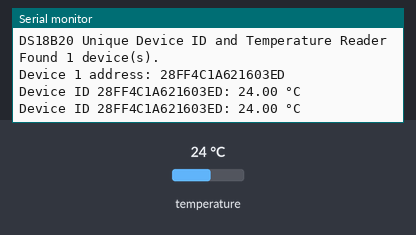
Bench run of a sketch on a simulated Arduino Uno, built with avr-gcc and run on an emulated ATmega328P. Shown: the last lines printed to the serial monitor. The test bench sets the inputs (shaded band); at power-on: temperature 24 °C.

Above: at 3.3 s.
3.4 s: temperature set to 12 °C
At 5.1 s:
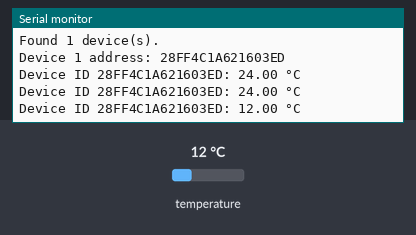
5.9 s: temperature set to 19 °C
At 7.5 s:
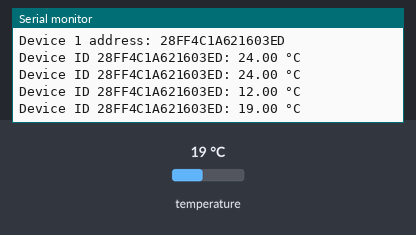
Timing chart, 0 to 9.0 s (numbered marks = the images above; inputs shaded):
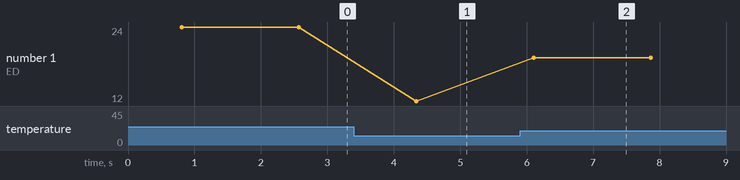

Measured:
- after the input at 3.4 s, the serial monitor: prints a new line after 0.94 s (image 1)
- after the input at 5.9 s, the serial monitor: prints a new line after 0.20 s (image 2)
- plotted number 1: 24 → 12 after the input at 3.4 s, 12 → 19 after the input at 5.9 s

The sketch:

TempSenseID.ino
```cpp
#include <OneWire.h>
#include <DallasTemperature.h>

// This program reads the unique device IDs of all temperature sensors attached to the board
// and continously prints them with their corresponding temperature reading on the Serial Monitor.
// The program is needed to identify and map which temp sensor corresponds to which battery cell.
// The program was made by ChatGPT 4 and surprisingly, it works with no edits.

// Pin where the DS18B20 is connected
#define ONE_WIRE_BUS 6

OneWire oneWire(ONE_WIRE_BUS);
DallasTemperature sensors(&oneWire);

// Maximum number of devices we expect to find
#define MAX_DEVICES 64

DeviceAddress deviceAddress[MAX_DEVICES];
int numberOfDevices = 0;

void setup() {
  // Start the Serial Monitor
  Serial.begin(9600);
  Serial.println("DS18B20 Unique Device ID and Temperature Reader");

  // Start up the library
  sensors.begin();

  // Look for devices on the bus and count them
  while (oneWire.search(deviceAddress[numberOfDevices])) {
    if (OneWire::crc8(deviceAddress[numberOfDevices], 7) != deviceAddress[numberOfDevices][7]) {
      Serial.println("CRC is not valid!");
      return;
    }
    numberOfDevices++;
    if (numberOfDevices >= MAX_DEVICES) break;
  }

  // Reset the search
  oneWire.reset_search();

  if (numberOfDevices == 0) {
    Serial.println("No DS18B20 devices found");
  } else {
    Serial.print("Found ");
    Serial.print(numberOfDevices);
    Serial.println(" device(s).");
    for (int i = 0; i < numberOfDevices; i++) {
      Serial.print("Device ");
      Serial.print(i + 1);
      Serial.print(" address: ");
      printAddress(deviceAddress[i]);
      Serial.println();
    }
  }
}

void loop() {
  // Request temperature readings
  sensors.requestTemperatures();

  // Print the temperature of each device
  for (int i = 0; i < numberOfDevices; i++) {
    float temperatureC = sensors.getTempC(deviceAddress[i]);
    Serial.print("Device ID ");
    printAddress(deviceAddress[i]);
    Serial.print(": ");
    Serial.print(temperatureC);
    Serial.println(" °C");
  }

  // Wait a bit before taking the next reading
  delay(1000);
}

void printAddress(byte addr[]) {
  for (byte i = 0; i < 8; i++) {
    if (addr[i] < 16) Serial.print("0");
    Serial.print(addr[i], HEX);
  }
}
```
